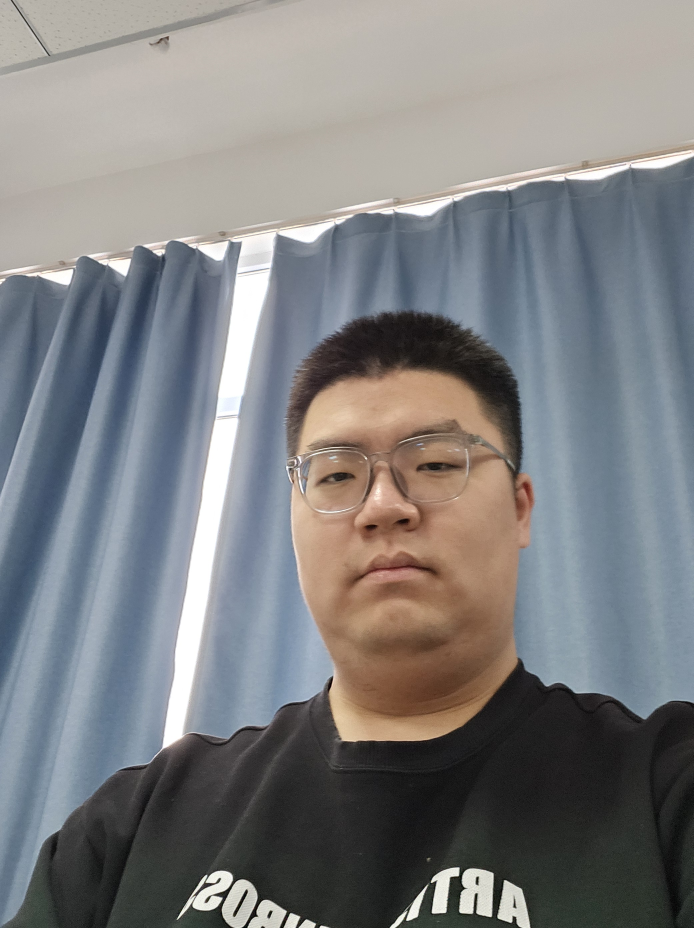
#> input picture img/face.jpg, 2080 x 2784 px, found by its file name (shown at 1/3 size)
$ python connect_eyeimg.py
#> lines starting #> are read from the running program, lines starting #| are printed output that depends on the picture; after the words box and inside, x2 and y2 are one past the last pixel; in counts of white or black regions, pixels touching at a corner belong together; pictures that were not available may be replaced by others from this repository, and a replacement may not be noted
import cv2
import numpy as np
import math
from collections import deque

# 初始化计数器和参数
miss_num = 0
close_my_eye_num = 0
position_change_threshold = 30  # 瞳孔位置变化阈值（像素）

# 平滑处理参数
SMOOTHING_WINDOW_SIZE = 5  # 移动平均窗口大小
POSITION_HISTORY = deque(maxlen=SMOOTHING_WINDOW_SIZE)  # 存储历史位置用于平滑

# 加载Haar级联分类器
eye_cascade = cv2.CascadeClassifier(cv2.data.haarcascades + 'haarcascade_eye.xml')

# 打开输入流
cap = cv2.VideoCapture('img/eyes_data.mp4')

# 模拟显示画面设置 (11.0cm x 9.0cm)
display_width, display_height = 440, 360  # 假设1cm=40像素
display_img = np.zeros((display_height, display_width, 3), dtype=np.uint8)

# 读取本地图片
image_path = 'img/face.jpg'  # 请将此路径替换为实际的图片路径
controlled_img = cv2.imread(image_path)
#> controlled_img is the input picture: shape (2784, 2080, 3); mean B, G, R 128.7, 127.6, 127.3
if controlled_img is None:
    print("无法读取图片，请检查图片路径。")
    exit()

# 调整图片大小
controlled_img = cv2.resize(controlled_img, (50, 50))
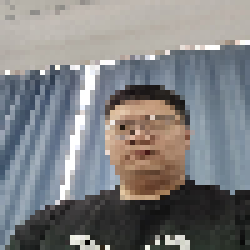
#> controlled_img: shape (50, 50, 3) (shown 5 times larger); mean B, G, R 128.9, 127.7, 127.3

controlled_pos = np.array([display_width//2, display_height//2], dtype=np.float32)  # 使用浮点数提高精度

# 初始化前一帧的瞳孔位置
prev_pupil_positions = []

def apply_smoothing(new_pos):
    """应用平滑滤波到新位置"""
    POSITION_HISTORY.append(new_pos)

    # 如果历史数据不足，直接返回新位置
    if len(POSITION_HISTORY) < 2:
        return new_pos

    # 计算加权移动平均 (最近的位置权重更高)
    weights = np.linspace(0.1, 1.0, len(POSITION_HISTORY))
    weights /= weights.sum()  # 归一化

    smoothed_pos = np.zeros(2)
    for i, pos in enumerate(POSITION_HISTORY):
        smoothed_pos += pos * weights[i]

    return smoothed_pos

def interpolate_position(current_pos, target_pos, factor=0.2):
    """在当前位置和目标位置之间插值"""
    return current_pos * (1 - factor) + target_pos * factor

while True:
    ret, frame = cap.read()
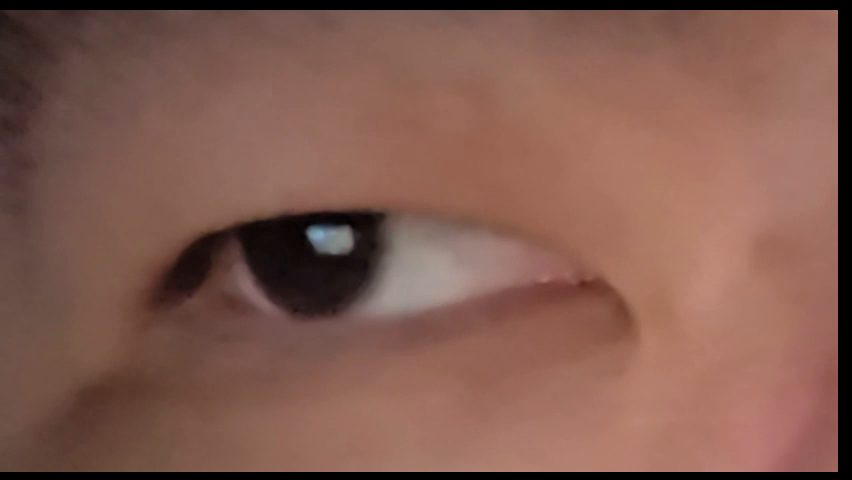
#> input picture frame 17 of images/eye_singal.mp4, 852 x 480 px, given in place of eyes_data.mp4, which was not available
#> frame is the input picture: shape (480, 852, 3); mean B, G, R 79, 90.8, 129.6
    if not ret:
        break

    # 裁剪和灰度处理
    height, width = frame.shape[:2]
#> height = 480; width = 852
    cropped_frame = frame[0:height//2, 0:width//2]
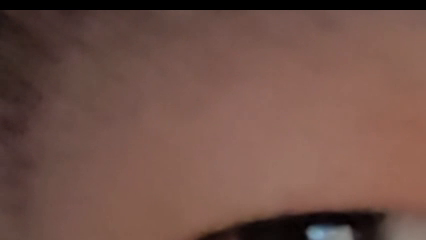
#> cropped_frame: shape (240, 426, 3); mean B, G, R 72.3, 81.6, 113.5
    gray = cv2.cvtColor(cropped_frame, cv2.COLOR_BGR2GRAY)
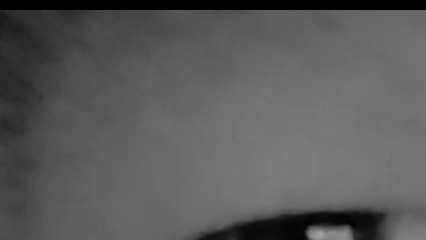
#> gray: shape (240, 426); min 0, max 162, mean 90.1

    # 眼睛检测
    eyes = eye_cascade.detectMultiScale(gray, scaleFactor=1.1, minNeighbors=5, minSize=(30, 30))
#> eyes = ()

    current_pupil_positions = []
    pupil_detected = False

    for (x, y, w, h) in eyes:
        cv2.rectangle(cropped_frame, (x, y), (x + w, y + h), (0, 255, 0), 2)
        eye_region = gray[y:y + h, x:x + w]
        eye_frame = cropped_frame[y:y + h, x:x + w]

        # 瞳孔检测
        _, thresh = cv2.threshold(eye_region, 20, 255, cv2.THRESH_BINARY_INV)
        contours, _ = cv2.findContours(thresh, cv2.RETR_EXTERNAL, cv2.CHAIN_APPROX_SIMPLE)
        valid_contours = [c for c in contours if cv2.contourArea(c) > 25]

        if valid_contours:
            pupil_detected = True
            largest_contour = max(valid_contours, key=cv2.contourArea)
            (cx, cy), radius = cv2.minEnclosingCircle(largest_contour)
            global_cx, global_cy = int(x + cx), int(y + cy)
            current_pupil_positions.append((global_cx, global_cy))

            cv2.circle(eye_frame, (int(cx), int(cy)), int(radius), (0, 0, 255), 2)
            cv2.circle(eye_frame, (int(cx), int(cy)), 2, (255, 0, 0), -1)
            print(f"Pupil coordinates: x={global_cx}, y={global_cy}")
#> this loop made 0 passes
#> after the loop, current_pupil_positions = []

    # 检查瞳孔状态
    if not pupil_detected:
        print("close_my_eye")
        close_my_eye_num += 1
    elif prev_pupil_positions and current_pupil_positions:
        position_changes = [
            math.sqrt((curr[0]-prev[0])**2 + (curr[1]-prev[1])**2)
            for prev, curr in zip(prev_pupil_positions, current_pupil_positions)
        ]
        if any(change > position_change_threshold for change in position_changes):
            print("miss")
            miss_num += 1

    prev_pupil_positions = current_pupil_positions
#> prev_pupil_positions = []

    # 更新模拟显示画面
    display_img[:] = (240, 240, 240)  # 灰色背景

    if current_pupil_positions:
        pupil_x, pupil_y = current_pupil_positions[0]

        # 计算目标位置
        target_x = np.clip(int(pupil_x * display_width / (width//2)), 25, display_width-25)
        target_y = np.clip(int(pupil_y * display_height / (height//2)), 25, display_height-25)
        target_pos = np.array([target_x, target_y], dtype=np.float32)

        # 应用平滑处理
        smoothed_target = apply_smoothing(target_pos)
        controlled_pos = interpolate_position(controlled_pos, smoothed_target)

        # 转换为整数坐标
        draw_pos = controlled_pos.astype(int)
        x, y = draw_pos[0], draw_pos[1]

        # 绘制控制对象
        display_img[y-25:y+25, x-25:x+25] = controlled_img

    # 绘制边框和标注
    cv2.rectangle(display_img, (0, 0), (display_width-1, display_height-1), (0, 0, 0), 2)
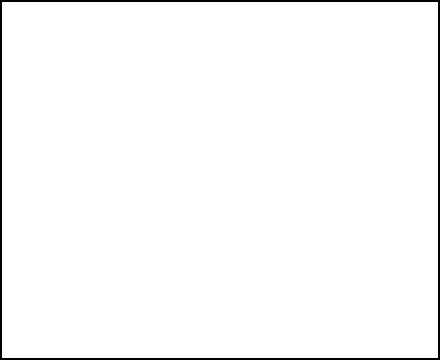
#> display_img: shape (360, 440, 3); values 0 (black) and 240 (white), 98% white; 1 black region, box (x1, y1, x2, y2) and area: (0, 0, 440, 360) 3184
    cv2.putText(display_img, "11.0cm x 9.0cm", (10, 30),
               cv2.FONT_HERSHEY_SIMPLEX, 0.7, (0, 0, 0), 2)
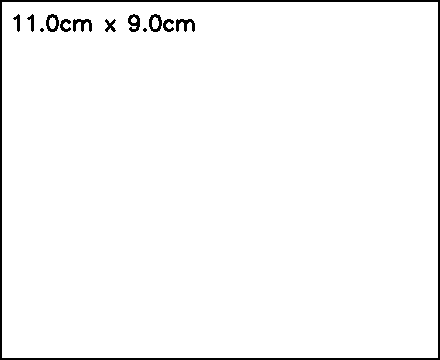
#> display_img: shape (360, 440, 3); values 0 (black) and 240 (white), 97.3% white; 13 black regions (2 under 20 px), largest, box (x1, y1, x2, y2) and area: (0, 0, 440, 360) 3184, (73, 19, 92, 32) 135, (176, 19, 195, 32) 135

    # 显示结果
    cv2.imshow('Pupil Detection (Cropped)', cropped_frame)
    cv2.imshow('Eye-Controlled Display (11.0cm x 9.0cm)', display_img)

    if cv2.waitKey(30) & 0xFF == ord('q'):
#> (key q is pressed here)
        break

# 输出结果
print("\nThis is the conclusion of the test:")
print(f"Your eye was miss: {miss_num} times")
print(f"Your eye was close: {close_my_eye_num} times")

cap.release()
cv2.destroyAllWindows()
